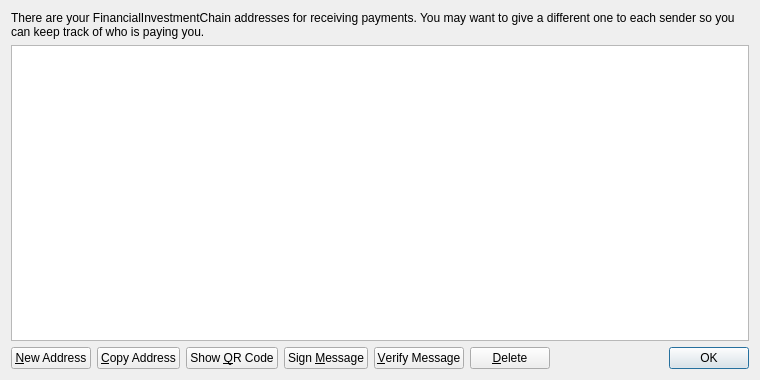
<?xml version="1.0" encoding="UTF-8"?>
<ui version="4.0">
 <class>AddressBookPage</class>
 <widget class="QWidget" name="AddressBookPage">
  <property name="geometry">
   <rect>
    <x>0</x>
    <y>0</y>
    <width>760</width>
    <height>380</height>
   </rect>
  </property>
  <property name="windowTitle">
   <string>Address Book</string>
  </property>
  <layout class="QVBoxLayout" name="verticalLayout">
   <item>
    <widget class="QLabel" name="labelExplanation">
     <property name="text">
      <string>There are your FinancialInvestmentChain addresses for receiving payments. You may want to give a different one to each sender so you can keep track of who is paying you.</string>
     </property>
     <property name="textFormat">
      <enum>Qt::PlainText</enum>
     </property>
     <property name="wordWrap">
      <bool>true</bool>
     </property>
    </widget>
   </item>
   <item>
    <widget class="QTableView" name="tableView">
     <property name="contextMenuPolicy">
      <enum>Qt::CustomContextMenu</enum>
     </property>
     <property name="toolTip">
      <string>Double-click to edit address or label</string>
     </property>
     <property name="tabKeyNavigation">
      <bool>false</bool>
     </property>
     <property name="alternatingRowColors">
      <bool>true</bool>
     </property>
     <property name="selectionMode">
      <enum>QAbstractItemView::SingleSelection</enum>
     </property>
     <property name="selectionBehavior">
      <enum>QAbstractItemView::SelectRows</enum>
     </property>
     <property name="sortingEnabled">
      <bool>true</bool>
     </property>
     <attribute name="verticalHeaderVisible">
      <bool>false</bool>
     </attribute>
    </widget>
   </item>
   <item>
    <layout class="QHBoxLayout" name="horizontalLayout">
     <item>
      <widget class="QPushButton" name="newAddressButton">
       <property name="toolTip">
        <string>Create a new address</string>
       </property>
       <property name="text">
        <string>&amp;New Address</string>
       </property>
       <property name="icon">
        <iconset resource="../bitcoin.qrc">
         <normaloff>:/icons/add</normaloff>:/icons/add</iconset>
       </property>
      </widget>
     </item>
     <item>
      <widget class="QPushButton" name="copyToClipboard">
       <property name="toolTip">
        <string>Copy the currently selected address to the system clipboard</string>
       </property>
       <property name="text">
        <string>&amp;Copy Address</string>
       </property>
       <property name="icon">
        <iconset resource="../bitcoin.qrc">
         <normaloff>:/icons/editcopy</normaloff>:/icons/editcopy</iconset>
       </property>
      </widget>
     </item>
     <item>
      <widget class="QPushButton" name="showQRCode">
       <property name="text">
        <string>Show &amp;QR Code</string>
       </property>
       <property name="icon">
        <iconset resource="../bitcoin.qrc">
         <normaloff>:/icons/qrcode</normaloff>:/icons/qrcode</iconset>
       </property>
      </widget>
     </item>
     <item>
      <widget class="QPushButton" name="signMessage">
       <property name="toolTip">
        <string>Sign a message to prove you own a FinancialInvestmentChain address</string>
       </property>
       <property name="text">
        <string>Sign &amp;Message</string>
       </property>
       <property name="icon">
        <iconset resource="../bitcoin.qrc">
         <normaloff>:/icons/edit</normaloff>:/icons/edit</iconset>
       </property>
      </widget>
     </item>
     <item>
      <widget class="QPushButton" name="verifyMessage">
       <property name="toolTip">
        <string>Verify a message to ensure it was signed with a specified FinancialInvestmentChain address</string>
       </property>
       <property name="text">
        <string>&amp;Verify Message</string>
       </property>
       <property name="icon">
        <iconset resource="../bitcoin.qrc">
         <normaloff>:/icons/transaction_0</normaloff>:/icons/transaction_0</iconset>
       </property>
      </widget>
     </item>
     <item>
      <widget class="QPushButton" name="deleteButton">
       <property name="toolTip">
        <string>Delete the currently selected address from the list</string>
       </property>
       <property name="text">
        <string>&amp;Delete</string>
       </property>
       <property name="icon">
        <iconset resource="../bitcoin.qrc">
         <normaloff>:/icons/remove</normaloff>:/icons/remove</iconset>
       </property>
      </widget>
     </item>
     <item>
      <spacer name="horizontalSpacer">
       <property name="orientation">
        <enum>Qt::Horizontal</enum>
       </property>
       <property name="sizeHint" stdset="0">
        <size>
         <width>40</width>
         <height>20</height>
        </size>
       </property>
      </spacer>
     </item>
     <item>
      <widget class="QDialogButtonBox" name="buttonBox">
       <property name="sizePolicy">
        <sizepolicy hsizetype="Maximum" vsizetype="Fixed">
         <horstretch>0</horstretch>
         <verstretch>0</verstretch>
        </sizepolicy>
       </property>
       <property name="standardButtons">
        <set>QDialogButtonBox::Ok</set>
       </property>
      </widget>
     </item>
    </layout>
   </item>
  </layout>
 </widget>
 <resources>
  <include location="../bitcoin.qrc"/>
 </resources>
 <connections/>
</ui>
